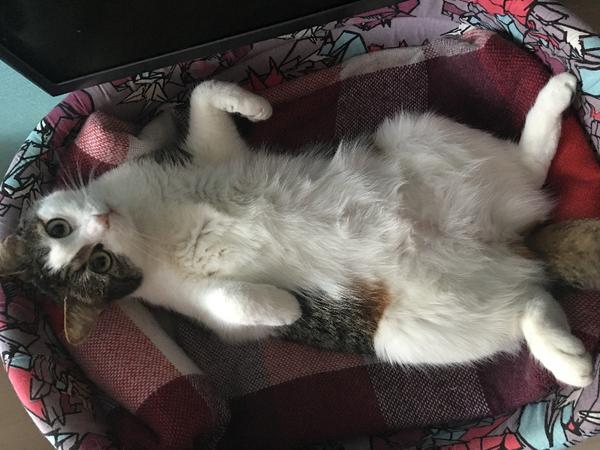
#> input picture penkta/cat.jpg, 600 x 450 px
$ python main.py
#> lines starting #> are read from the running program, lines starting #| are printed output that depends on the picture
from PIL import Image, ImageEnhance
import requests

url = "https://cataas.com/cat"
img_name = "cat.jpg"
new_img_name = "cat_updated.jpg"


def save_image(name, data):
    with open(name, "wb") as cat_img:
        cat_img.write(data)


def get_image(img_url, name):
    response = requests.get(img_url)
    if response.ok:
        save_image(name, response.content)


get_image(url, img_name)
#> (the call stopped at in get_image, `response = requests.get(img_url)`: the network is not available in this run)

image = Image.open(img_name)
#> image is the input picture: PIL image 600x450 RGB; mean R, G, B 91.8, 83.7, 80.4
contrast = ImageEnhance.Contrast(image)
new_img = contrast.enhance(5)
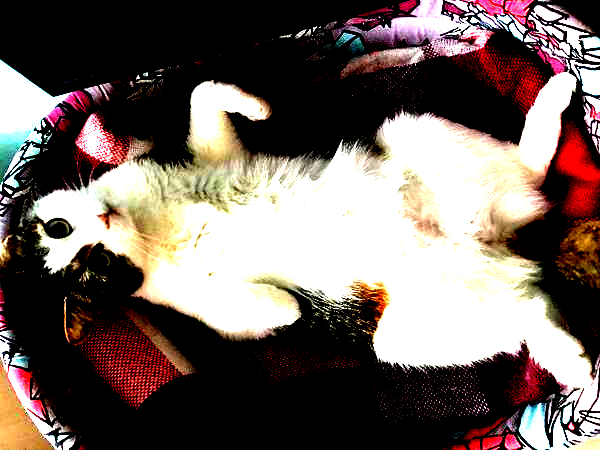
#> new_img: PIL image 600x450 RGB; mean R, G, B 113.8, 101, 95.4

new_img.show()
new_img.save(new_img_name)
